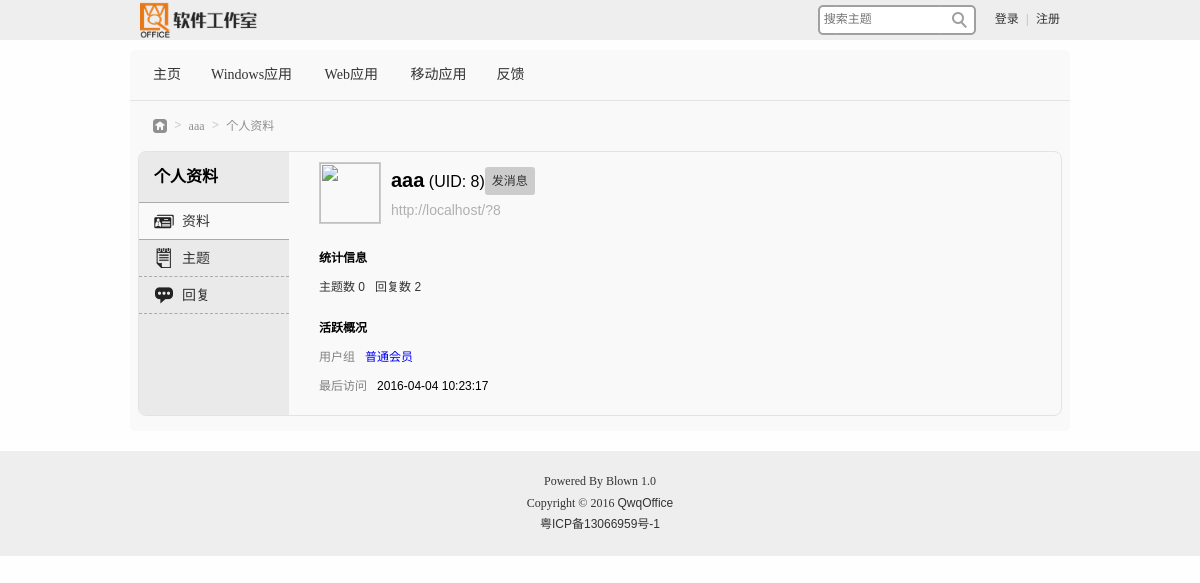
/home.php?mod=spc&uid=8, run on the app's committed database.
### tables this page shows
CREATE TABLE IF NOT EXISTS `qo_class` (
  `CID` int(10) NOT NULL AUTO_INCREMENT,
  `ClassName` char(20) NOT NULL,
  `Link` text,
  `Parent` int(10) NOT NULL,
  `Sequence` int(10) NOT NULL,
  `ICON` text,
  PRIMARY KEY (`CID`)
);

CREATE TABLE IF NOT EXISTS `qo_user` (
  `UID` int(10) NOT NULL AUTO_INCREMENT,
  `GID` int(10) NOT NULL,
  `Username` char(20) NOT NULL,
  `Password` char(32) NOT NULL,
  `RegIP` char(15) NOT NULL,
  `RegDate` datetime NOT NULL,
  `LastLogin` datetime NOT NULL,
  `Privacy` char(20) NOT NULL,
  PRIMARY KEY (`UID`),
  UNIQUE KEY `Username` (`Username`)
);

CREATE TABLE IF NOT EXISTS `qo_group` (
  `GID` int(10) NOT NULL AUTO_INCREMENT,
  `GroupName` char(20) NOT NULL,
  `Authority` text NOT NULL,
  PRIMARY KEY (`GID`)
);

### include/func.php (called while the page is built, shortened)
<?php
	function getGID($username){
		$group=mysql_fetch_array(mysql_query("select GID from qo_user where Username='{$username}'"));
		return $group["GID"];
	}
	function getGroupName($gid){
		$group=mysql_fetch_array(mysql_query("select GroupName from qo_group where GID={$gid}"));
		return $group["GroupName"];
	}
	function getUsername($uid){
		$u=mysql_fetch_array(mysql_query("select Username from qo_user where UID={$uid}"));
		return $u["Username"];
	}
	function getThreadCount($uid){
		return mysql_num_rows(mysql_query("select * from qo_article where UID={$uid}"));
	}
	function getReplyCount($uid){
		return mysql_num_rows(mysql_query("select * from qo_reply where UID={$uid} and Status='通过'"));
	}
	function getUser($uid){
		return mysql_fetch_array(mysql_query("select * from qo_user where UID={$uid}"));
	}
?>

### home.php (the view, shortened to what this page needs)
<!DOCTYPE html PUBLIC "-//W3C//DTD XHTML 1.0 Transitional//EN" "http://www.w3.org/TR/xhtml1/DTD/xhtml1-transitional.dtd">
<html xmlns="http://www.w3.org/1999/xhtml">
<head>
<link href="css/style.css" rel="stylesheet" type="text/css" />
</head>
<body>
<?php
	include("include/header.php");
	if(isset($_GET["mod"])){
		$mod=$_GET["mod"];
	}else{
		header("location: home.php?mod=spc");
		exit;
	}
	if(isset($_GET["ac"])){
		$ac=$_GET["ac"];
	}else{
		$ac="";
	}
	if($mod=="spc" && isset($_GET["uid"])){
		$uid=(int)$_GET["uid"];
		$username=getUsername($uid);
	}else if($mod=="pref" && isset($_GET["gid"]) && isset($_SESSION["qo_user"])){
		$uid=getUID($_SESSION["qo_user"]);
		$username=$_SESSION["qo_user"];
		$gid=(int)$_GET["gid"];
		if(mysql_num_rows(mysql_query("select * from qo_group where GID={$gid}"))<1){
			header("location: index.php");
			exit;
		}
	}else if($mod=="notice" && $ac=="notice" && !isset($_SESSION["qo_user"])){
		$username="";
	}else if($mod!="spc" && isset($_SESSION["qo_user"]) || $mod=="spc" && !isset($_GET["uid"]) && isset($_SESSION["qo_user"])){
		$uid=getUID($_SESSION["qo_user"]);
		$username=$_SESSION["qo_user"];
		$gid=getGID($username);
	}else{
		header("location: message.php?msg=auth0");
		exit;
	}
	$uidStr="";
	if($mod=="spc"){
		$uidStr="&uid={$uid}";
		$menus=array("profile"=>"资料","article"=>"主题","reply"=>"回复");
		$title="个人资料";
	}
	$menukeys=array_keys($menus);
	if(!in_array($ac,$menukeys)) $ac=$menukeys[0];
	echo "<div id='location'>";
	echo "<a href='index.php' class='nvhm'>&nbsp;</a>";
	if($username!=""){
		echo "<span>&nbsp;>&nbsp;</span>";
		echo "<a href='home.php?mod=spc&uid={$uid}'>{$username}</a>";
	}
	echo "<span>&nbsp;>&nbsp;</span>";
	echo "<span class='nolink'>{$title}</span>";
	echo "</div>";
	echo "<div id='content' class='article-content'>";
	echo "<div id='homepage'>";
	echo "<table width='100%' cellspacing='0' cellpadding='0'>";
	echo "<tr><td width='150px' height='100%' style='vertical-align:top;background-color:#EAEAEA'><div id='user-menu'>";
	echo "<h4>{$title}</h4>";
	echo "<ul>";
	foreach($menus as $key=>$value){
		$curStr=$ac==$key? "class='cur'" : "";
		echo "<a {$curStr} href='home.php?mod={$mod}&ac={$key}{$uidStr}'>";
		echo "<img src='images/{$key}.png' width='20' height='20' />";
		echo "<li>{$value}";
		echo "</li></a>";
	}
	echo "</ul>";
	echo "</div></td>";
	echo "<td height='100%' style='vertical-align:top;padding-left:30px;padding-right:30px'><div id='user-content'>";
	if($mod=="spc"){
		if($ac=="profile"){
			$user_url="http://".dirname($_SERVER['HTTP_HOST'].$_SERVER['REQUEST_URI'])."/?{$uid}";
			$u=getUser($uid);
			$th_count=getThreadCount($uid);
			$re_count=getReplyCount($uid);
			$gid=getGID($username);
			$gpname=getGroupName($gid);
			$last=$u["LastLogin"];
			echo "<div id='info'>";
			echo "<div style='display:inline-block'><div style='float:left;margin-right:10px;'><img class='avatar' src='avatar.php?uid={$uid}&size=middle' width='60' height='60' /></div>";
			echo "<div style='float:left'><div><span class='username'>{$username}</span> (UID: {$uid})";
			echo "<a href='home.php?mod=notice&ac=msg&talk={$uid}'><label style='float:right;margin-top:5px;margin-right:2px;' class='submit-btn'>发消息</label></a></div>";
			echo "<div><a class='user-url' href='{$user_url}'>{$user_url}</a></div></div></div>";
			echo "<p class='title'>统计信息</p>";
			echo "<p class='sta-info'><a href='home.php?mod=spc&ac=article{$uidStr}'>主题数 {$th_count}</a>";
			echo "&nbsp;&nbsp;&nbsp;<a href='home.php?mod=spc&ac=reply{$uidStr}'>回复数 {$re_count}</a></p>";
			echo "<p class='title'>活跃概况</p>";
			echo "<p class='info'><span>用户组</span>";
			echo "&nbsp;&nbsp;&nbsp;<a href='home.php?mod=pref&ac=usergrp&gid={$gid}'>{$gpname}</a></p>";
			echo "<p class='info'><span>最后访问</span>";
			echo "&nbsp;&nbsp;&nbsp;<span>{$last}</span></p>";
			echo "</div>";
		}
	}
	echo "</div></td></tr>";
	echo "</table>";
	echo "</div>";
	echo "</div>";
	include("include/footer.php");
?>
</body>
</html>

### include/header.php (shortened to what this page needs)
<?php
		require_once("func.php");
		$kwd="";
?>
<div id="header">
	<div id="header-mid">
    	<div id="logo"><a href="index.php"><img src="images/logo.png" width="117" height="40" title="QwqOffice软件工作室" /></a></div>
        <?php
			$curUrl=urlencode($_SERVER["HTTP_HOST"].$_SERVER["REQUEST_URI"]);
			echo "<div class='float-right'>";
			if(isset($_SESSION["qo_user"])){
				$uid=getUID($_SESSION["qo_user"]);
				echo "<a href='home.php?mod=spc'><img class='avatar-small' src='avatar.php?uid={$uid}&size=small' width='25' height='25' /></a>";
				echo "<span class='vertical-middle'></span>";
				echo "<span class='user'><a href='home.php?mod=spc'>{$_SESSION['qo_user']}</a></span>";
				echo "<span class='user-info'><a href='home.php?mod=pref'>设置</a></span>";
				echo "<span class='user-info-sp'>|</span>";
				echo "<span class='user-info'><a href='home.php?mod=notice'>消息";
				$msgcount=getMsgCount($uid);
				if($msgcount>0) echo "<em class='msgcount'>{$msgcount}</em>";
				echo "</a></span>";
				echo "<span class='user-info-sp'>|</span>";
				if(chkAuth("Manage")){
					echo "<span class='user-info'><a href='admin.php'>管理中心</a></span>";
					echo "<span class='user-info-sp'>|</span>";
				}
				echo "<span class='user-info'><a href='logout.php?url={$curUrl}'>退出</a></span>";
			}else{
				echo "<span class='user-info'><a href='login.php?url={$curUrl}'>登录</a></span>";
				echo "<span class='user-info-sp'>|</span>";
				echo "<span class='user-info'><a href='register.php'>注册</a></span>";
			}
			echo "</div>";
		?>
    <form id="search" action="article.php" method="get">
    	<input class="text" type="text" name="kwd" autocomplete="off" placeholder="搜索主题" value="<?php echo $kwd; ?>" />
        <input class="btn" type="submit" value=" " />
    </form>
    </div>
</div>
<?php
	echo "<div id='navi'>";
	echo "<ul id='nav-ul'>";
	$result=mysql_query("select * from qo_class where Parent=0 order by Sequence");
	while($l1=mysql_fetch_array($result)){
		$link="article.php?mod=main&cid={$l1['CID']}";
		if($l1["Link"]!="") $link=$l1["Link"];
		echo "<li>";
		echo "<a href='{$link}'>{$l1['ClassName']}</a>";
		echo "</li>";
	}
	echo "</ul>";
	echo "</div>";
?>

### data on the page
qo_class: ClassName "主页"
qo_class: ClassName "Windows应用"
qo_class: ClassName "Web应用"
qo_class: ClassName "移动应用"
qo_class: ClassName "反馈"
qo_user: Username "aaa", gpname "普通会员", LastLogin "2016-04-04 10:23:17"

### other printed values
$title "个人资料"
$value "资料"
$value "主题"
$value "回复"
$uid "8"
$user_url "http://localhost/?8"
$th_count "0"
$re_count "2"
